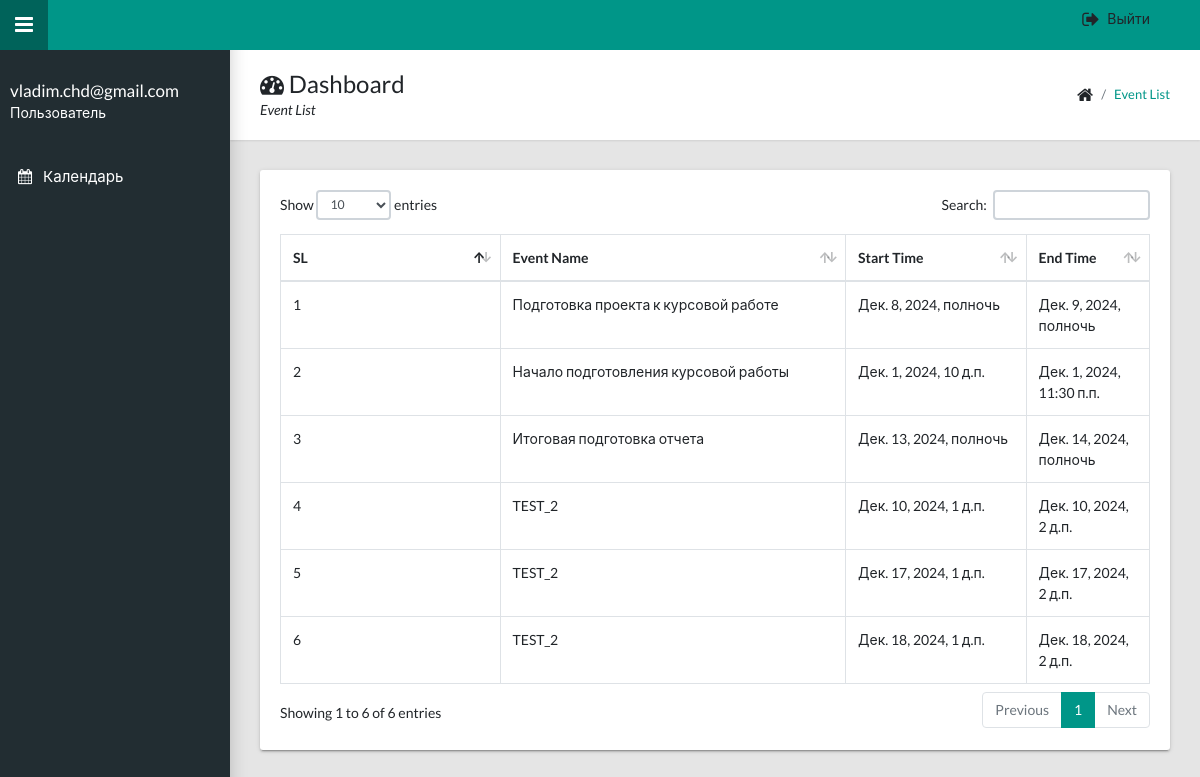
The app's page /all-event-list/ (signed in) with its own data.
### accounts/models/user.py (models this page shows)
class User(AbstractBaseUser, PermissionsMixin):
    email = models.EmailField(
        _("Email Address"),
        max_length=255,
        unique=True,
        help_text="Ex: example@example.com",
    )
    is_staff = models.BooleanField(_("Staff status"), default=False)
    is_active = models.BooleanField(_("Active"), default=True)
    date_joined = models.DateTimeField(_("Date Joined"), auto_now_add=True)
    last_updated = models.DateTimeField(_("Last Updated"), auto_now=True)
    objects = UserManager()
    USERNAME_FIELD = "email"
    def __str__(self):
        return self.email

### calendarapp/models/event.py (models this page shows, shortened)
class Event(EventAbstract):
    user = models.ForeignKey(User, on_delete=models.CASCADE, related_name="events")
    title = models.CharField(max_length=200)
    description = models.TextField()
    start_time = models.DateTimeField()
    end_time = models.DateTimeField()
    objects = EventManager()

### calendarapp/views/event_list.py (the view)
# urls.py: path("all-event-list/", views.AllEventsListView.as_view(), name="all_events"),
class AllEventsListView(ListView):
    template_name = "calendarapp/events_list.html"
    model = Event
    def get_queryset(self):
        return Event.objects.get_all_events(user=self.request.user)

### calendarapp/models/event.py (called while the page is built)
    def get_all_events(self, user):
        events = Event.objects.filter(user=user, is_active=True, is_deleted=False)
        return events

### templates/calendarapp/events_list.html (shortened to what this page needs)
{% extends 'base/base.html' %}
{% load static %}
{% block breadcrumb %}
    <div>
        <h1><i class="fa fa-dashboard"></i> Dashboard</h1>
        <p>Event List</p>
    </div>
    <ul class="app-breadcrumb breadcrumb">
        <li class="breadcrumb-item"><i class="fa fa-home fa-lg"></i></li>
        <li class="breadcrumb-item"><a href="#">Event List</a></li>
    </ul>
{% endblock breadcrumb %}
{% block content %}
<div class="row">
    <div class="col-md-12">
        <div class="tile">
            <div class="tile-body">
                <div class="table-responsive">
                    <div id="sampleTable_wrapper" class="dataTables_wrapper container-fluid dt-bootstrap4 no-footer">
                        <div class="row">
                            <div class="col-sm-12">
                                <table class="table table-hover table-bordered dataTable no-footer" id="sampleTable" role="grid" aria-describedby="sampleTable_info">
                                    <thead>
                                        <tr role="row">
                                            <th class="sorting_asc" tabindex="0" aria-controls="sampleTable" rowspan="1" colspan="1" aria-sort="ascending" aria-label="Name: activate to sort column descending" style="width: 261.641px;">SL</th>
                                            <th class="sorting" tabindex="0" aria-controls="sampleTable" rowspan="1" colspan="1" aria-label="Position: activate to sort column ascending" style="width: 417.312px;">Event Name</th>
                                            <th class="sorting" tabindex="0" aria-controls="sampleTable" rowspan="1" colspan="1" aria-label="Office: activate to sort column ascending" style="width: 189.281px;">Start Time</th>
                                            <th class="sorting" tabindex="0" aria-controls="sampleTable" rowspan="1" colspan="1" aria-label="Age: activate to sort column ascending" style="width: 102.141px;">End Time</th>
                                        </tr>
                                    </thead>
                                    <tbody>
                                        {% for event in object_list %}
                                            <tr role="row" class="odd">
                                                <td class="sorting_1">{{ forloop.counter }}</td>
                                                <td>{{ event.title }}</td>
                                                <td>{{ event.start_time }}</td>
                                                <td>{{ event.end_time }}</td>
                                            </tr>
                                        {% endfor %}
                                    </tbody>
                                </table>
                            </div>
                        </div>
                    </div>
                </div>
            </div>
        </div>
    </div>
</div>
{% endblock content %}

### templates/base/base.html (shortened to what this page needs)
<!DOCTYPE html>
<html lang="en">
    {% load static %}
    <head>
        <link rel="stylesheet" type="text/css" href="{% static 'css/main.css' %}" />
        <link rel="stylesheet" type="text/css" href="https://maxcdn.bootstrapcdn.com/font-awesome/4.7.0/css/font-awesome.min.css" />
    </head>
    <body class="app sidebar-mini">
        <header class="app-header">
            <a class="app-sidebar__toggle" href="#" data-toggle="sidebar" aria-label="Hide Sidebar"></a>
            <ul class="app-nav">
                <li class="dropdown">
                    <p class="dropdown-menu settings-menu dropdown-menu-right">
                        <li>
                            <a class="dropdown-item" href="{% url 'accounts:signout' %}"><i class="fa fa-sign-out fa-lg"></i> Выйти</a>
                        </li>
                    </p>
                </li>
            </ul>
        </header>
        <aside class="app-sidebar">
            <div class="app-sidebar__user">
                <div>
                    <p class="app-sidebar__user-name"> {{ request.user }} </p>
                    <p class="app-sidebar__user-designation">Пользователь</p>
                </div>
            </div>
            <ul class="app-menu">
                <li>
                    <a class="app-menu__item" href="{% url 'calendarapp:calendar' %}"><i class="app-menu__icon fa fa-calendar"></i><span class="app-menu__label">Календарь</span></a>
                </li>
            </ul>
        </aside>
        <main class="app-content">
            <div class="app-title">
                {% block breadcrumb %}
                {% endblock breadcrumb %}
            </div>
            {% block content %}
            {% endblock content %}
        </main>
    </body>
</html>

### templates/base/js.html (shortened to what this page needs)
{% load static %}

### records on screen
User: user "vladim.chd@gmail.com"
Event: title "Подготовка проекта к курсовой работе", start_time "Дек. 8, 2024, полночь", end_time "Дек. 9, 2024, полночь"
Event: title "Начало подготовления курсовой работы", start_time "Дек. 1, 2024, 10 д.п.", end_time "Дек. 1, 2024, 11:30 п.п."
Event: title "Итоговая подготовка отчета", start_time "Дек. 13, 2024, полночь", end_time "Дек. 14, 2024, полночь"
Event: title "TEST_2", start_time "Дек. 10, 2024, 1 д.п.", end_time "Дек. 10, 2024, 2 д.п."
Event: title "TEST_2", start_time "Дек. 17, 2024, 1 д.п.", end_time "Дек. 17, 2024, 2 д.п."
Event: title "TEST_2", start_time "Дек. 18, 2024, 1 д.п.", end_time "Дек. 18, 2024, 2 д.п."
